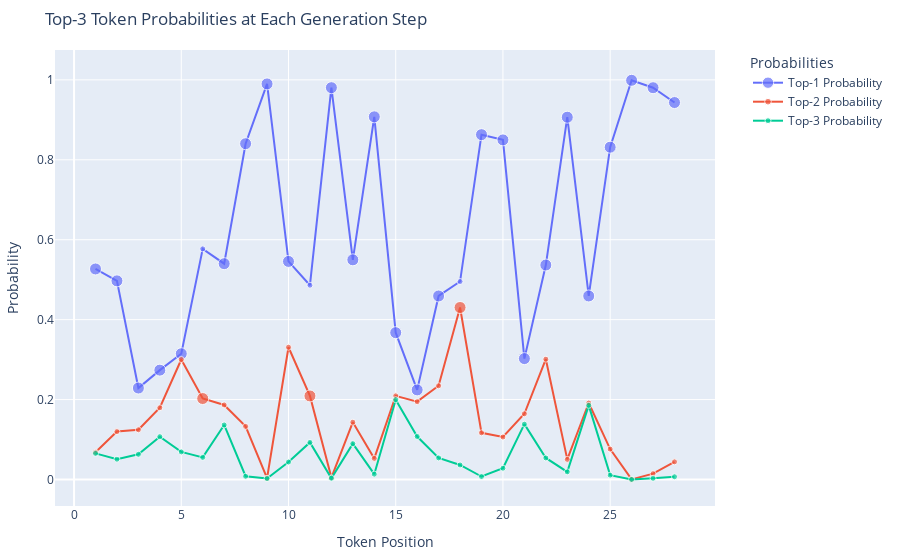

Source (notebook cell):
### Code cell
ans_data = generate_answer(
    question_to_prompt(test_qnas[sample_i]), 
    top_k=3,
)
visualize_topk_plotly(ans_data, save_html=True, show_text=False)

### Figure 1 — Plotly figure (JSON) as saved in the notebook; plotly's stock layout.template omitted (floating-point values rounded to 4 significant figures)
{"data": [{"marker": {"size": [12, 12, 12, 12, 12, 6, 12, 12, 12, 12, 6, 12, 12, 12, 12, 12, 12, 6, 12, 12, 12, 12, 12, 12, 12, 12, 12, 12]}, "mode": "lines+markers", "name": "Top-1 Probability", "textposition": "top center", "type": "scatter", "x": [1, 2, 3, 4, 5, 6, 7, 8, 9, 10, 11, 12, 13, 14, 15, 16, 17, 18, 19, 20, 21, 22, 23, 24, 25, 26, 27, 28], "y": [0.5268, 0.497, 0.2289, 0.2737, 0.3146, 0.5772, 0.54, 0.8402, 0.9899, 0.5457, 0.4861, 0.9804, 0.5497, 0.9075, 0.3674, 0.2242, 0.4592, 0.4954, 0.8629, 0.8498, 0.3025, 0.5367, 0.9066, 0.4592, 0.8315, 0.9989, 0.9804, 0.9433]}, {"marker": {"size": [6, 6, 6, 6, 6, 12, 6, 6, 6, 6, 12, 6, 6, 6, 6, 6, 6, 12, 6, 6, 6, 6, 6, 6, 6, 6, 6, 6]}, "mode": "lines+markers", "name": "Top-2 Probability", "textposition": "top center", "type": "scatter", "x": [1, 2, 3, 4, 5, 6, 7, 8, 9, 10, 11, 12, 13, 14, 15, 16, 17, 18, 19, 20, 21, 22, 23, 24, 25, 26, 27, 28], "y": [0.06804, 0.1199, 0.1244, 0.1795, 0.3002, 0.2026, 0.1866, 0.1329, 0.003251, 0.331, 0.2091, 0.004833, 0.1434, 0.05282, 0.2094, 0.1948, 0.2346, 0.4304, 0.1168, 0.1064, 0.1645, 0.301, 0.05035, 0.1914, 0.07615, 0.0002303, 0.01466, 0.04412]}, {"marker": {"size": [6, 6, 6, 6, 6, 6, 6, 6, 6, 6, 6, 6, 6, 6, 6, 6, 6, 6, 6, 6, 6, 6, 6, 6, 6, 6, 6, 6]}, "mode": "lines+markers", "name": "Top-3 Probability", "textposition": "top center", "type": "scatter", "x": [1, 2, 3, 4, 5, 6, 7, 8, 9, 10, 11, 12, 13, 14, 15, 16, 17, 18, 19, 20, 21, 22, 23, 24, 25, 26, 27, 28], "y": [0.06543, 0.05078, 0.06306, 0.1072, 0.06912, 0.05539, 0.1365, 0.00811, 0.002378, 0.04376, 0.09278, 0.00317, 0.08973, 0.01336, 0.1998, 0.1076, 0.054, 0.03645, 0.007465, 0.02819, 0.1385, 0.05397, 0.01911, 0.1855, 0.01088, 0.0001397, 0.002977, 0.006872]}], "layout": {"autosize": true, "legend": {"orientation": "v", "title": {"text": "Probabilities"}, "x": 1.05, "y": 1}, "margin": {"b": 50, "l": 50, "r": 50, "t": 50}, "title": {"text": "Top-3 Token Probabilities at Each Generation Step"}, "xaxis": {"title": {"text": "Token Position"}}, "yaxis": {"title": {"text": "Probability"}}}}
